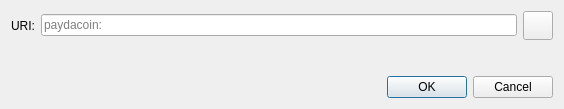
<?xml version="1.0" encoding="UTF-8"?>
<ui version="4.0">
 <class>OpenURIDialog</class>
 <widget class="QDialog" name="OpenURIDialog">
  <property name="geometry">
   <rect>
    <x>0</x>
    <y>0</y>
    <width>564</width>
    <height>109</height>
   </rect>
  </property>
  <property name="windowTitle">
   <string>Open paydacoin URI</string>
  </property>
  <layout class="QVBoxLayout" name="verticalLayout">
   <item>
    <layout class="QHBoxLayout" name="horizontalLayout">
     <item>
      <widget class="QLabel" name="label">
       <property name="text">
        <string>URI:</string>
       </property>
      </widget>
     </item>
     <item>
      <widget class="QValidatedLineEdit" name="uriEdit">
       <property name="placeholderText">
        <string notr="true">paydacoin:</string>
       </property>
      </widget>
     </item>
     <item>
      <widget class="QToolButton" name="pasteButton">
       <property name="toolTip">
        <string extracomment="Tooltip text for button that allows you to paste an address that is in your clipboard.">Paste address from clipboard</string>
       </property>
       <property name="text">
        <string/>
       </property>
       <property name="icon">
        <iconset resource="../paydacoin.qrc">
         <normaloff>:/icons/editpaste</normaloff>:/icons/editpaste
        </iconset>
       </property>
       <property name="iconSize">
        <size>
         <width>22</width>
         <height>22</height>
        </size>
       </property>
      </widget>
     </item>
    </layout>
   </item>
   <item>
    <spacer name="verticalSpacer">
     <property name="orientation">
      <enum>Qt::Vertical</enum>
     </property>
     <property name="sizeHint" stdset="0">
      <size>
       <width>20</width>
       <height>40</height>
      </size>
     </property>
    </spacer>
   </item>
   <item>
    <widget class="QDialogButtonBox" name="buttonBox">
     <property name="orientation">
      <enum>Qt::Horizontal</enum>
     </property>
     <property name="standardButtons">
      <set>QDialogButtonBox::Cancel|QDialogButtonBox::Ok</set>
     </property>
    </widget>
   </item>
  </layout>
 </widget>
 <customwidgets>
  <customwidget>
   <class>QValidatedLineEdit</class>
   <extends>QLineEdit</extends>
   <header>qt/qvalidatedlineedit.h</header>
  </customwidget>
 </customwidgets>
 <resources/>
 <connections>
  <connection>
   <sender>buttonBox</sender>
   <signal>accepted()</signal>
   <receiver>OpenURIDialog</receiver>
   <slot>accept()</slot>
   <hints>
    <hint type="sourcelabel">
     <x>248</x>
     <y>254</y>
    </hint>
    <hint type="destinationlabel">
     <x>157</x>
     <y>274</y>
    </hint>
   </hints>
  </connection>
  <connection>
   <sender>buttonBox</sender>
   <signal>rejected()</signal>
   <receiver>OpenURIDialog</receiver>
   <slot>reject()</slot>
   <hints>
    <hint type="sourcelabel">
     <x>316</x>
     <y>260</y>
    </hint>
    <hint type="destinationlabel">
     <x>286</x>
     <y>274</y>
    </hint>
   </hints>
  </connection>
 </connections>
</ui>
